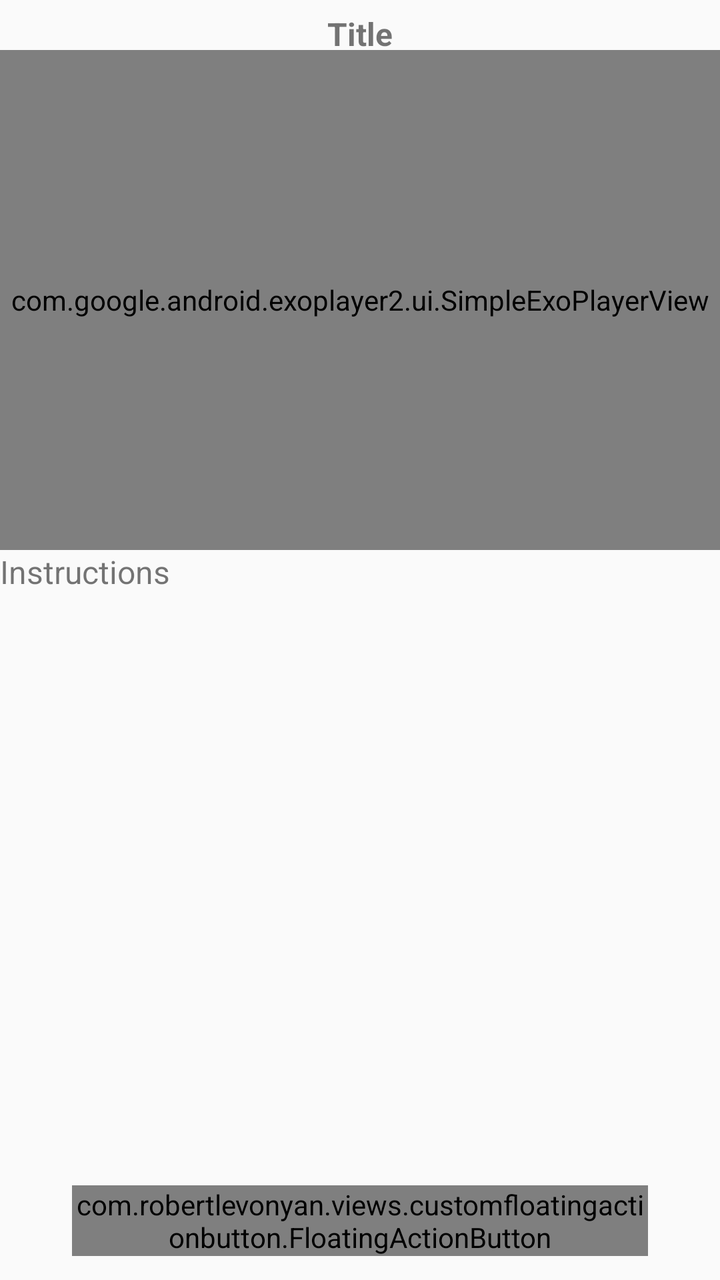
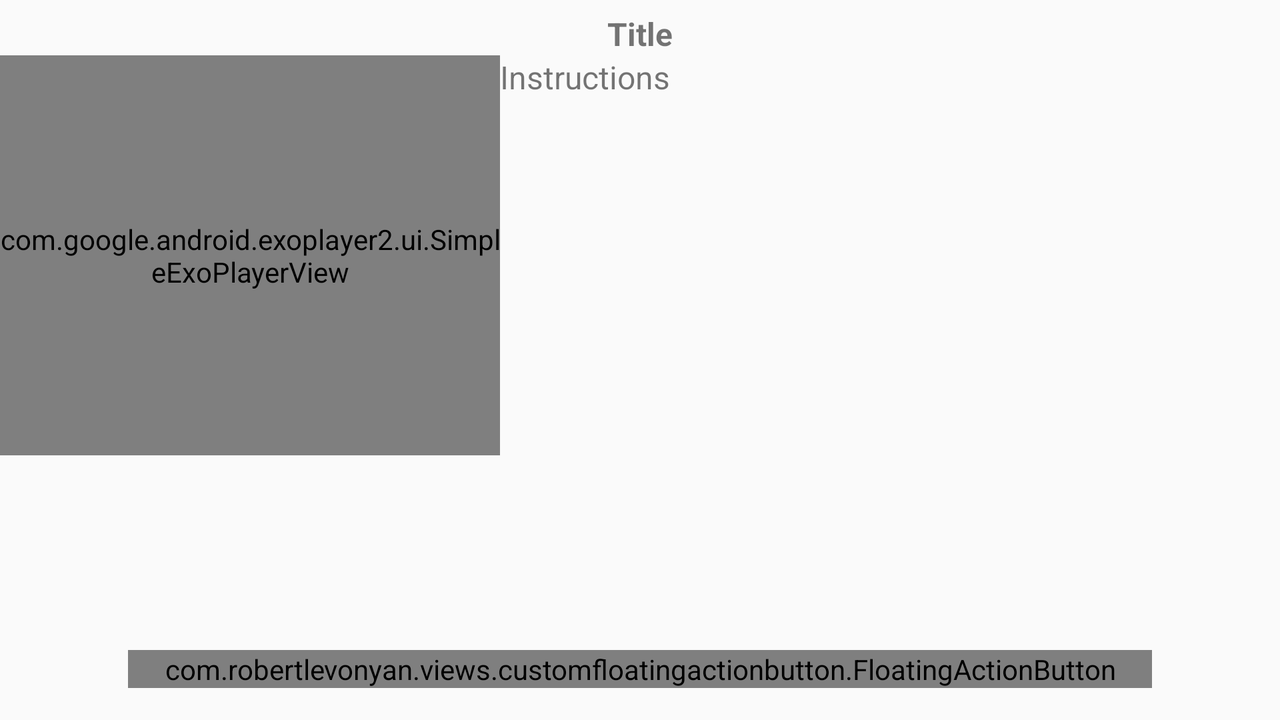

Compare how this app lays out the same screen by default and in its alternative resource folder. The renders come first, then the two layout files and the values they reference.
<!-- AndroidManifest.xml: application theme AppTheme -->
<!-- res/layout/detail_ingredients_fragment.xml -->
<?xml version="1.0" encoding="utf-8"?>
<android.support.constraint.ConstraintLayout xmlns:android="http://schemas.android.com/apk/res/android"
    xmlns:app="http://schemas.android.com/apk/res-auto"
    xmlns:tools="http://schemas.android.com/tools"
    android:id="@+id/container_detail"
    android:layout_width="match_parent"
    android:layout_height="match_parent"
    android:orientation="vertical"
    tools:context=".ui.DetailRecipeActivity"
    tools:layout_editor_absoluteY="81dp">

    <TextView
        android:id="@+id/tv_item_detail_title"
        android:layout_width="0dp"
        android:layout_height="wrap_content"
        android:layout_marginTop="6dp"
        android:gravity="center"
        android:text="@string/title"
        android:textSize="16sp"
        android:textStyle="bold"
        app:layout_constraintEnd_toEndOf="parent"
        app:layout_constraintStart_toStartOf="parent"
        app:layout_constraintTop_toTopOf="parent" />


    <com.google.android.exoplayer2.ui.SimpleExoPlayerView
        android:id="@+id/player_video"
        android:layout_width="match_parent"
        android:layout_height="250dp"
        android:layout_marginTop="19dp"
        app:layout_constraintEnd_toEndOf="parent"
        app:layout_constraintStart_toStartOf="parent"
        app:layout_constraintTop_toTopOf="@+id/tv_item_detail_title" />


    <TextView
        android:id="@+id/tv_item_detail_ingredients"
        android:layout_width="match_parent"
        android:layout_height="wrap_content"
        android:layout_marginTop="@dimen/margin_left_right_row_item_main"
        android:layout_marginLeft="@dimen/margin_left_right_row_item_main"
        android:layout_marginRight="@dimen/margin_left_right_row_item_main"
        android:text="@string/instructions"
        android:textSize="16sp"
        app:layout_constraintEnd_toEndOf="parent"
        app:layout_constraintStart_toStartOf="parent"
        app:layout_constraintTop_toBottomOf="@+id/player_video"
        android:layout_marginStart="@dimen/margin_left_right_row_item_main" />


    <com.robertlevonyan.views.customfloatingactionbutton.FloatingActionButton
        android:id="@+id/fb_steps"
        android:layout_width="match_parent"
        android:layout_height="wrap_content"
        android:layout_alignParentBottom="true"
        android:layout_alignParentEnd="true"
        android:layout_alignParentRight="true"
        android:layout_marginBottom="12dp"
        android:layout_marginEnd="36dp"
        android:layout_marginStart="36dp"
        android:gravity="center_horizontal"
        android:textSize="18sp"
        app:fabColor="@color/colorPrimary"
        app:fabElevation="5dp"
        app:fabText="@string/next"
        app:fabType="roundedSquare"
        app:layout_constraintBottom_toBottomOf="parent"
        app:layout_constraintEnd_toEndOf="parent"
        app:layout_constraintStart_toStartOf="parent" />


</android.support.constraint.ConstraintLayout>
<!-- resources referenced by this layout -->
<resources>
  <color name="colorPrimary">#FF9800</color>
  <string name="instructions">Instructions</string>
  <string name="next">Next</string>
  <string name="title">Title</string>
  <style name="AppTheme" parent="Theme.AppCompat.Light.DarkActionBar">
          
          <item name="colorPrimary">@color/colorPrimary</item>
          <item name="colorPrimaryDark">@color/colorPrimaryDark</item>
          <item name="colorAccent">@color/colorAccent</item>
      </style>
  <color name="colorPrimaryDark">#F57C00</color>
  <color name="colorAccent">#607D8B</color>
</resources>
<!-- res/layout-land/detail_ingredients_fragment.xml (the repository's variant of the layout above) -->
<!-- drawn on the phone turned sideways -->
<?xml version="1.0" encoding="utf-8"?>
<android.support.constraint.ConstraintLayout xmlns:android="http://schemas.android.com/apk/res/android"
    xmlns:app="http://schemas.android.com/apk/res-auto"
    xmlns:tools="http://schemas.android.com/tools"
    android:id="@+id/container_detail"
    android:layout_width="match_parent"
    android:layout_height="match_parent"
    android:orientation="vertical"
    tools:context=".ui.DetailRecipeActivity"
    tools:layout_editor_absoluteY="81dp">

    <TextView
        android:id="@+id/tv_item_detail_title"
        android:layout_width="0dp"
        android:layout_height="wrap_content"
        android:layout_marginTop="6dp"
        android:gravity="center"
        android:text="@string/title"
        android:textSize="16sp"
        android:textStyle="bold"
        app:layout_constraintBottom_toTopOf="@+id/linearLayout2"
        app:layout_constraintEnd_toEndOf="parent"
        app:layout_constraintStart_toStartOf="parent"
        app:layout_constraintTop_toTopOf="parent" />

    <LinearLayout
        android:id="@+id/linearLayout2"
        android:layout_width="0dp"
        android:layout_height="0dp"
        android:layout_marginBottom="64dp"
        android:orientation="horizontal"
        app:layout_constraintBottom_toBottomOf="parent"
        app:layout_constraintEnd_toEndOf="parent"
        app:layout_constraintStart_toStartOf="parent"
        app:layout_constraintTop_toBottomOf="@+id/tv_item_detail_title">

        <com.google.android.exoplayer2.ui.SimpleExoPlayerView
            android:id="@+id/player_video"
            android:layout_width="250dp"
            android:layout_height="200dp"
            android:layout_marginLeft="@dimen/margin_left_right_row_item_main"
            app:layout_constraintEnd_toEndOf="parent"
            app:layout_constraintStart_toStartOf="parent"
            app:layout_constraintTop_toTopOf="@+id/tv_item_detail_title"
            android:layout_marginStart="@dimen/margin_left_right_row_item_main" />


        <TextView
            android:id="@+id/tv_item_detail_ingredients"
            android:layout_width="wrap_content"
            android:layout_height="wrap_content"
            android:layout_marginTop="@dimen/margin_left_right_row_item_main"
            android:layout_marginLeft="@dimen/margin_left_right_row_item_main"
            android:layout_marginRight="@dimen/margin_left_right_row_item_main"
            android:text="@string/instructions"
            android:textSize="16sp"
            app:layout_constraintEnd_toEndOf="parent"
            app:layout_constraintStart_toStartOf="parent"
            app:layout_constraintTop_toBottomOf="@+id/player_video" />
    </LinearLayout>

    <com.robertlevonyan.views.customfloatingactionbutton.FloatingActionButton
        android:id="@+id/fb_steps"
        android:layout_width="match_parent"
        android:layout_height="wrap_content"
        android:layout_marginBottom="16dp"
        android:layout_marginEnd="64dp"
        android:layout_marginStart="64dp"
        android:gravity="center"
        android:textSize="18sp"
        app:fabColor="@color/colorPrimary"
        app:fabType="roundedSquare"
        app:fabText="@string/next"
        app:fabElevation="5dp"
        app:layout_constraintBottom_toBottomOf="parent"
        app:layout_constraintEnd_toEndOf="parent"
        app:layout_constraintStart_toStartOf="parent" />



</android.support.constraint.ConstraintLayout>
